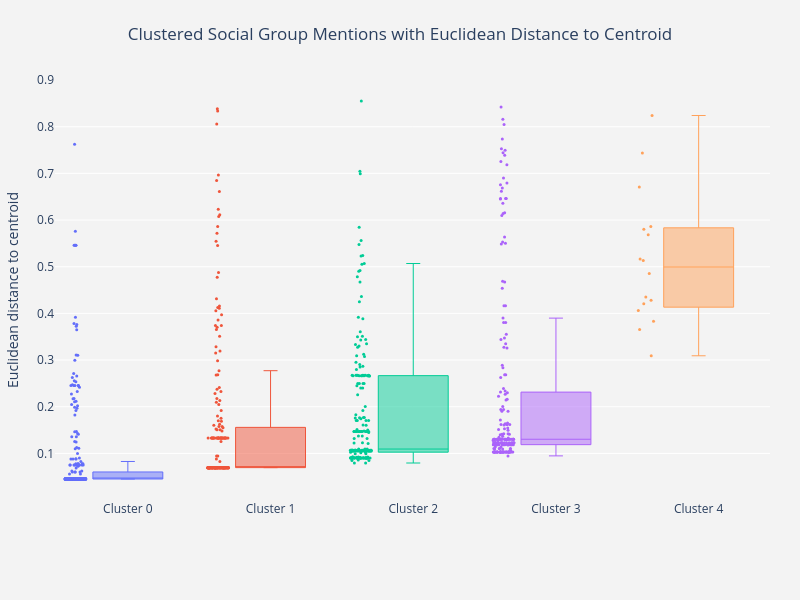

Notebook source saved alongside this figure:
### Code cell
interactive_mentions_boxplot(
    annotations_df,
    range(0, 5),
    "kmeans_cluster",
    distance_type="Euclidean",
    mention_col="mention")

### Figure 1 — Plotly figure (JSON) as saved in the notebook; plotly's stock layout.template omitted (floating-point values rounded to 4 significant figures; data arrays with more than 128 entries replaced by an {"elided": "..."} marker saying what was removed)
{"data": [{"boxpoints": "all", "hovertemplate": "%{text}<br>%{y:.3f}<extra></extra>", "jitter": 0.3, "line": {"width": 1}, "marker": {"size": 3}, "name": "Cluster 0", "text": {"elided": "314 str values"}, "type": "box", "whiskerwidth": 0.2, "y": {"elided": "314 float values"}}, {"boxpoints": "all", "hovertemplate": "%{text}<br>%{y:.3f}<extra></extra>", "jitter": 0.3, "line": {"width": 1}, "marker": {"size": 3}, "name": "Cluster 1", "text": {"elided": "205 str values"}, "type": "box", "whiskerwidth": 0.2, "y": {"elided": "205 float values"}}, {"boxpoints": "all", "hovertemplate": "%{text}<br>%{y:.3f}<extra></extra>", "jitter": 0.3, "line": {"width": 1}, "marker": {"size": 3}, "name": "Cluster 2", "text": {"elided": "206 str values"}, "type": "box", "whiskerwidth": 0.2, "y": {"elided": "206 float values"}}, {"boxpoints": "all", "hovertemplate": "%{text}<br>%{y:.3f}<extra></extra>", "jitter": 0.3, "line": {"width": 1}, "marker": {"size": 3}, "name": "Cluster 3", "text": {"elided": "194 str values"}, "type": "box", "whiskerwidth": 0.2, "y": {"elided": "194 float values"}}, {"boxpoints": "all", "hovertemplate": "%{text}<br>%{y:.3f}<extra></extra>", "jitter": 0.3, "line": {"width": 1}, "marker": {"size": 3}, "name": "Cluster 4", "text": ["Women in custody in our prisons", "Vulnerable girls", "women who have experienced domestic violence", "women in prison who have been victims of domestic violence", "pregnant workers", "sexually exploited trafficked women", "women accessing abortion clinics", "pregnant women", "women fleeing from domestic violence", "women being thrown out of work", "women who very often suffer from pay discrimination", "women affected by domestic violence", "women on lower incomes", "girls and women who have undergone FGM", "Women's aid groups", "these vulnerable women"], "type": "box", "whiskerwidth": 0.2, "y": [0.5687, 0.3829, 0.406, 0.5133, 0.824, 0.5164, 0.5863, 0.5804, 0.4283, 0.4352, 0.4207, 0.3654, 0.4856, 0.7435, 0.6709, 0.3092]}], "layout": {"height": 600, "margin": {"b": 100, "l": 40, "r": 30, "t": 80}, "paper_bgcolor": "rgb(243, 243, 243)", "plot_bgcolor": "rgb(243, 243, 243)", "showlegend": false, "title": {"text": "Clustered Social Group Mentions with Euclidean Distance to Centroid", "x": 0.5}, "width": 800, "yaxis": {"autorange": true, "gridcolor": "rgb(255, 255, 255)", "gridwidth": 1, "showgrid": true, "title": {"text": "Euclidean distance to centroid"}, "zeroline": true, "zerolinecolor": "rgb(255, 255, 255)", "zerolinewidth": 2}}}
